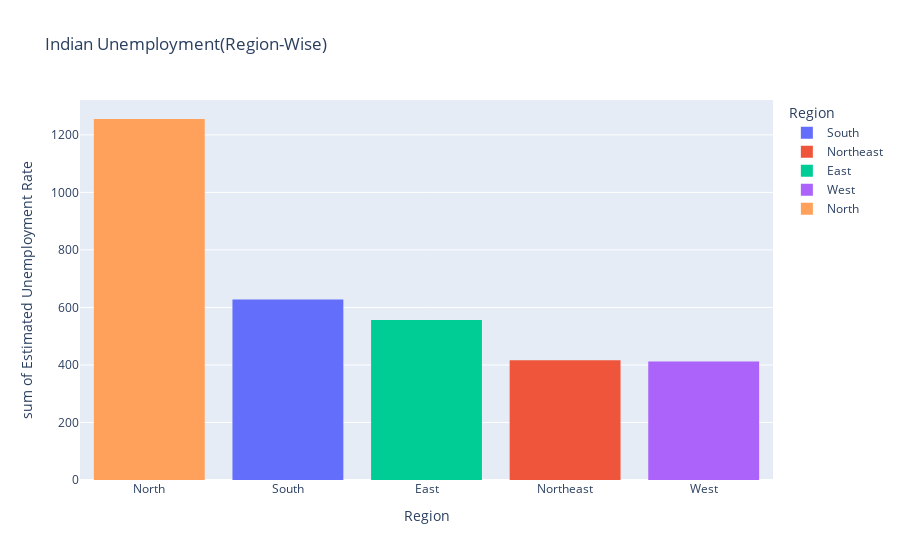

The cell this chart's notebook holds for it:
### Code cell
import plotly.express as px
figure = px.histogram(df,x= 'Region',y= 'Estimated Unemployment Rate',title="Indian Unemployment(Region-Wise)",template='plotly',color="Region")
figure.update_layout(xaxis={'categoryorder': 'total descending'})
figure.show()

### Figure 1 — Plotly figure (JSON) as saved in the notebook; plotly's stock layout.template omitted (floating-point values rounded to 4 significant figures)
{"data": [{"alignmentgroup": "True", "bingroup": "x", "histfunc": "sum", "hovertemplate": "Region=%{x}<br>sum of Estimated Unemployment Rate=%{y}<extra></extra>", "legendgroup": "South", "marker": {"color": "#636efa", "pattern": {"shape": ""}}, "name": "South", "offsetgroup": "South", "orientation": "v", "showlegend": true, "type": "histogram", "x": ["South", "South", "South", "South", "South", "South", "South", "South", "South", "South", "South", "South", "South", "South", "South", "South", "South", "South", "South", "South", "South", "South", "South", "South", "South", "South", "South", "South", "South", "South", "South", "South", "South", "South", "South", "South", "South", "South", "South", "South", "South", "South", "South", "South", "South", "South", "South", "South", "South", "South", "South", "South", "South", "South", "South", "South", "South", "South", "South", "South"], "xaxis": "x", "y": [5.48, 5.83, 5.79, 20.51, 17.43, 3.31, 8.34, 6.96, 6.4, 6.59, 2.86, 3.61, 3.46, 29.84, 19.97, 8.44, 4.01, 0.5, 2.41, 1.58, 5.31, 7.6, 8.99, 16.99, 17.88, 9.71, 7.09, 10.98, 5.91, 3.88, 0.58, 1.76, 1.2, 75.85, 58.19, 4.24, 15.47, 5.05, 10.9, 6.18, 1.57, 2.09, 6.4, 49.83, 33.16, 12.2, 6.81, 2.65, 5, 2.16, 5.49, 8.29, 5.77, 6.25, 14.7, 10.55, 5.36, 5.79, 3.27, 2.86], "yaxis": "y"}, {"alignmentgroup": "True", "bingroup": "x", "histfunc": "sum", "hovertemplate": "Region=%{x}<br>sum of Estimated Unemployment Rate=%{y}<extra></extra>", "legendgroup": "Northeast", "marker": {"color": "#EF553B", "pattern": {"shape": ""}}, "name": "Northeast", "offsetgroup": "Northeast", "orientation": "v", "showlegend": true, "type": "histogram", "x": ["Northeast", "Northeast", "Northeast", "Northeast", "Northeast", "Northeast", "Northeast", "Northeast", "Northeast", "Northeast", "Northeast", "Northeast", "Northeast", "Northeast", "Northeast", "Northeast", "Northeast", "Northeast", "Northeast", "Northeast", "Northeast", "Northeast", "Northeast", "Northeast", "Northeast", "Northeast", "Northeast", "Northeast", "Northeast", "Northeast", "Northeast", "Northeast", "Northeast", "Northeast", "Northeast", "Northeast", "Northeast", "Northeast"], "xaxis": "x", "y": [4.66, 4.41, 4.77, 11.06, 9.55, 0.6, 3.77, 5.53, 1.19, 3.02, 1.66, 3.59, 1.58, 10.03, 5.92, 1.15, 2.1, 3.74, 4.29, 4.6, 23.57, 2.28, 24.51, 4.46, 4.45, 12.49, 5.7, 0.88, 32.67, 28.4, 29.95, 41.23, 21.51, 21.71, 18.24, 27.92, 17.35, 11.57], "yaxis": "y"}, {"alignmentgroup": "True", "bingroup": "x", "histfunc": "sum", "hovertemplate": "Region=%{x}<br>sum of Estimated Unemployment Rate=%{y}<extra></extra>", "legendgroup": "East", "marker": {"color": "#00cc96", "pattern": {"shape": ""}}, "name": "East", "offsetgroup": "East", "orientation": "v", "showlegend": true, "type": "histogram", "x": ["East", "East", "East", "East", "East", "East", "East", "East", "East", "East", "East", "East", "East", "East", "East", "East", "East", "East", "East", "East", "East", "East", "East", "East", "East", "East", "East", "East", "East", "East", "East", "East", "East", "East", "East", "East", "East", "East", "East", "East"], "xaxis": "x", "y": [10.61, 10.29, 15.43, 46.64, 45.96, 17.82, 12.79, 13.44, 11.91, 9.82, 10.61, 11.85, 8.23, 47.09, 59.23, 20.95, 7.63, 9.76, 8.24, 11.8, 1.9, 3.12, 13.08, 23.76, 11.41, 3.77, 1.88, 1.42, 2.1, 2.18, 6.94, 4.92, 6.92, 17.41, 17.41, 7.29, 6.83, 14.87, 9.35, 9.98], "yaxis": "y"}, {"alignmentgroup": "True", "bingroup": "x", "histfunc": "sum", "hovertemplate": "Region=%{x}<br>sum of Estimated Unemployment Rate=%{y}<extra></extra>", "legendgroup": "West", "marker": {"color": "#ab63fa", "pattern": {"shape": ""}}, "name": "West", "offsetgroup": "West", "orientation": "v", "showlegend": true, "type": "histogram", "x": ["West", "West", "West", "West", "West", "West", "West", "West", "West", "West", "West", "West", "West", "West", "West", "West", "West", "West", "West", "West", "West", "West", "West", "West", "West", "West", "West", "West", "West", "West", "West", "West", "West", "West", "West", "West", "West", "West", "West", "West", "West", "West", "West", "West", "West", "West", "West", "West", "West", "West"], "xaxis": "x", "y": [9.65, 8.38, 7.54, 3.41, 10.5, 14.23, 10.27, 5.63, 1.96, 6.62, 8.89, 2.81, 5.25, 13.31, 21.25, 9.96, 17.07, 16.21, 15.38, 11.54, 5.54, 6.38, 6.66, 18.71, 12.11, 3.2, 1.84, 1.87, 3.42, 4.03, 4.11, 4.57, 2.22, 12.36, 21.98, 6.48, 5.08, 4.7, 3.91, 3.13, 4.95, 4.69, 5.79, 20.9, 15.46, 9.23, 3.89, 6.23, 4.55, 4.1], "yaxis": "y"}, {"alignmentgroup": "True", "bingroup": "x", "histfunc": "sum", "hovertemplate": "Region=%{x}<br>sum of Estimated Unemployment Rate=%{y}<extra></extra>", "legendgroup": "North", "marker": {"color": "#FFA15A", "pattern": {"shape": ""}}, "name": "North", "offsetgroup": "North", "orientation": "v", "showlegend": true, "type": "histogram", "x": ["North", "North", "North", "North", "North", "North", "North", "North", "North", "North", "North", "North", "North", "North", "North", "North", "North", "North", "North", "North", "North", "North", "North", "North", "North", "North", "North", "North", "North", "North", "North", "North", "North", "North", "North", "North", "North", "North", "North", "North", "North", "North", "North", "North", "North", "North", "North", "North", "North", "North", "North", "North", "North", "North", "North", "North", "North", "North", "North", "North", "North", "North", "North", "North", "North", "North", "North", "North", "North", "North", "North", "North", "North", "North", "North", "North", "North", "North", "North"], "xaxis": "x", "y": [22.23, 14.84, 17.04, 16.68, 42.27, 18.19, 20.3, 13.79, 12.53, 6.27, 20.34, 25.77, 25.05, 43.22, 29.02, 26.7, 24.18, 33.5, 19.68, 27.31, 16.83, 16.84, 18.76, 2.2, 26.95, 13.47, 24.31, 15.79, 12.04, 13.46, 21.08, 20.78, 15.5, 18.74, 17.92, 10.88, 11.09, 16.17, 16.14, 11.11, 10.97, 10.32, 2.86, 28.33, 16.55, 9.19, 10.99, 9.61, 9.88, 10.97, 15.16, 11.9, 17.7, 15.74, 14.39, 15.81, 17.51, 15.35, 24.15, 7.58, 8.98, 10.11, 21.54, 20.41, 9.47, 5.56, 5.79, 4.18, 3.75, 5.49, 4.99, 19.85, 6.48, 8.01, 8.61, 12.38, 14.26, 22.26, 9.23], "yaxis": "y"}], "layout": {"barmode": "relative", "legend": {"title": {"text": "Region"}, "tracegroupgap": 0}, "title": {"text": "Indian Unemployment(Region-Wise)"}, "xaxis": {"anchor": "y", "categoryarray": ["South", "Northeast", "East", "West", "North"], "categoryorder": "total descending", "domain": [0, 1], "title": {"text": "Region"}}, "yaxis": {"anchor": "x", "domain": [0, 1], "title": {"text": "sum of Estimated Unemployment Rate"}}}}
